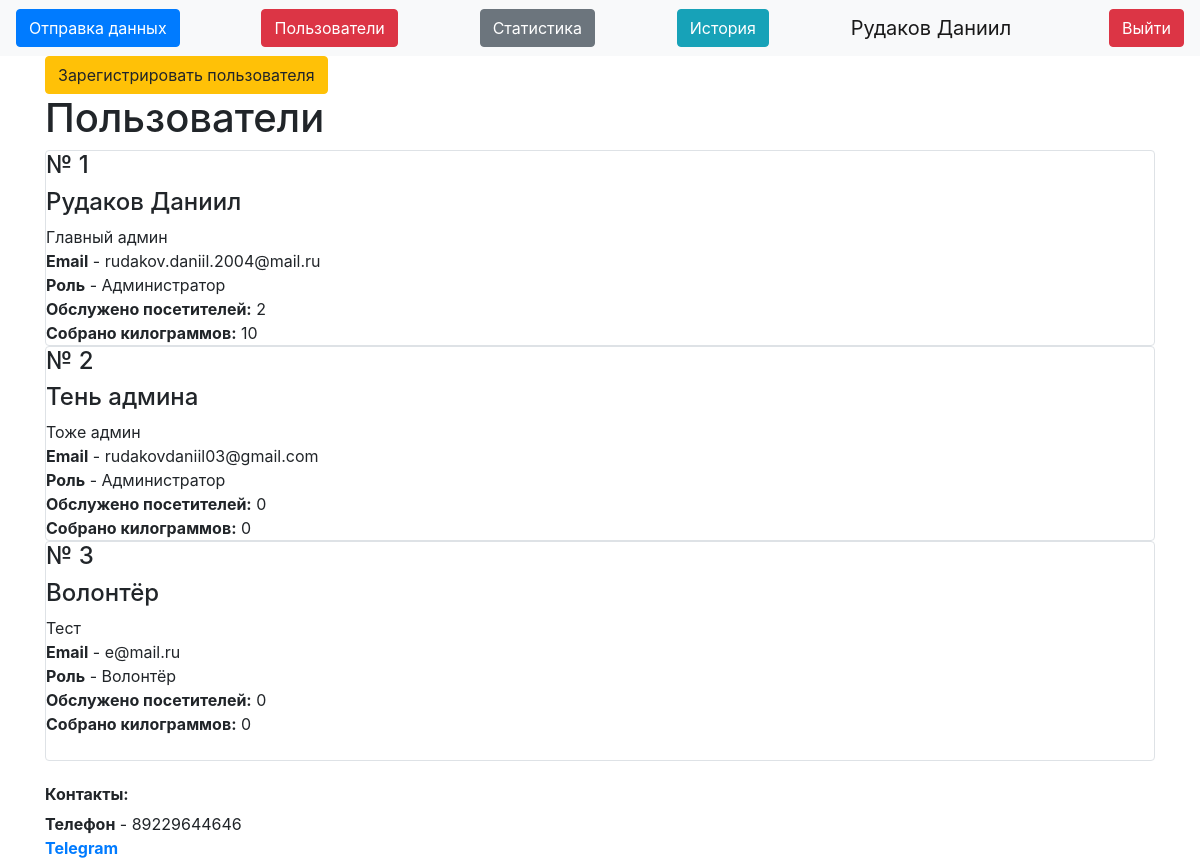
The page /users (signed in) on the database as committed earlier.
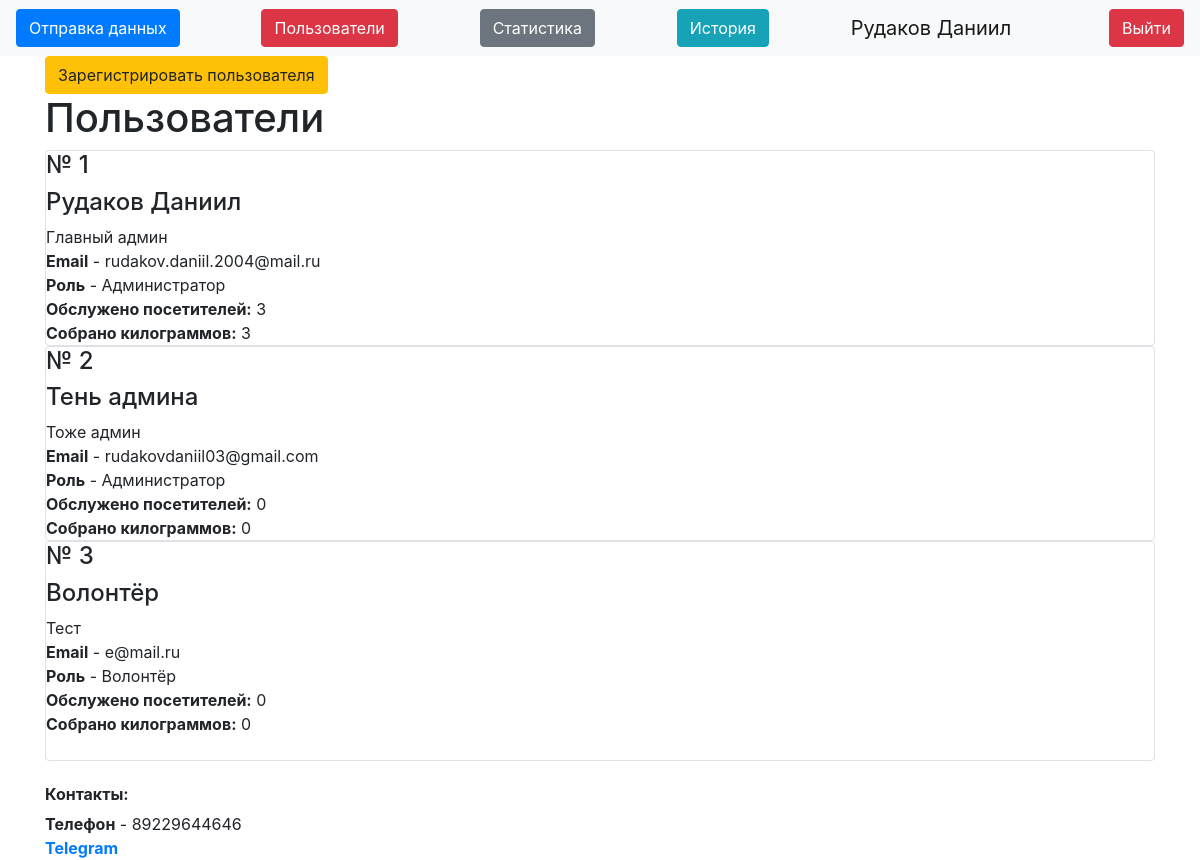
The same page on the database as committed later.
### data/users.py (models this page shows, shortened)
class User(SqlAlchemyBase, UserMixin):
    __tablename__ = 'users'
    id = sqlalchemy.Column(sqlalchemy.Integer,
                           primary_key=True, autoincrement=True)
    name = sqlalchemy.Column(sqlalchemy.String, nullable=True)
    about = sqlalchemy.Column(sqlalchemy.String, nullable=True)
    email = sqlalchemy.Column(sqlalchemy.String,
                              index=True, unique=True, nullable=True)
    hashed_password = sqlalchemy.Column(sqlalchemy.String, nullable=True)
    is_admin = sqlalchemy.Column(sqlalchemy.Boolean)
    got = sqlalchemy.Column(sqlalchemy.Integer, default=0)
    got_pupils = sqlalchemy.Column(sqlalchemy.Integer, default=0)
    kilograms = orm.relationship("Kilograms", back_populates='user')

### server.py (the view)
@app.route("/users")
def users():
    db_sess = db_session.create_session()
    user = db_sess.query(User)
    return render_template("users.html", user=user)

### data/db_session.py (called while the page is built)
def create_session() -> Session:
    global __factory
    return __factory()

### server.py (called while the page is built)
@login_manager.user_loader
def load_user(user_id):
    db_sess = db_session.create_session()
    return db_sess.query(User).get(user_id)

### templates/users.html (shortened to what this page needs)
{% extends "base.html" %}
{% block content %}
{% if current_user.is_admin %}
    <a class="btn btn-warning" href="/register">Зарегистрировать пользователя</a>
<h1 xmlns="http://www.w3.org/1999/html" xmlns="http://www.w3.org/1999/html">Пользователи</h1>
{% for item in user%}
    <div class="col-md6 border rounded">
        <h4>№ {{item.id}}</h4>
        <h4>{{item.name}}</h4>
        <div>
            {{item.about}}</br>
            <b>Email</b> - {{item.email}}</br>
            {% if item.is_admin%}
            <b>Роль</b> - Администратор
            {% else %}
            <b>Роль</b> - Волонтёр
            {% endif %}
            <b>Обслужено посетителей:</b> {{item.got_pupils}}
            <b>Собрано килограммов:</b> {{item.got}}
        </div>
    </div>
{% endfor %}
{% endif %}
{% endblock %}

### templates/base.html (shortened to what this page needs)
<!doctype html>
<html lang="en">
<head>
    <link rel="stylesheet"
          href="https://stackpath.bootstrapcdn.com/bootstrap/4.4.1/css/bootstrap.min.css"
>
</head>
<body>
<header>
    <nav class="navbar navbar-light bg-light">
        {% if current_user.is_authenticated %}
        <a type="button" class="btn btn-primary" href="/">Отправка данных</a>
        {% if current_user.is_admin %}
        <a class="btn btn-danger" href="/users">Пользователи</a>
        <a class="btn btn-secondary" href="/stats">Статистика</a>
        {% endif %}
        <a class="btn btn-info" href="/history">История</a>
        <a class="navbar-brand" href="">{{ current_user.name }}</a>
        <a class="btn btn-danger" href="/logout">Выйти</a>
        {% else %}
        <p>
            <a class="btn btn-success" href="/login">Войти</a>
        </p>
        {% endif %}
    </nav>
</header>
<main role="main" class="container">
    {% block content %}{% endblock %}
    <h6><b>Контакты:</b></h6>
    <div>
        <b>Телефон</b> - 89229644646</br>
        <b><a href="https://t.me/mc_Danik">Telegram</a></b>
    </div>
</main>
</body>
</html>

Rows that differ between the two databases and show on the page:
changed User "Рудаков Даниил": got_pupils "2" → "3"; got "10" → "3"
